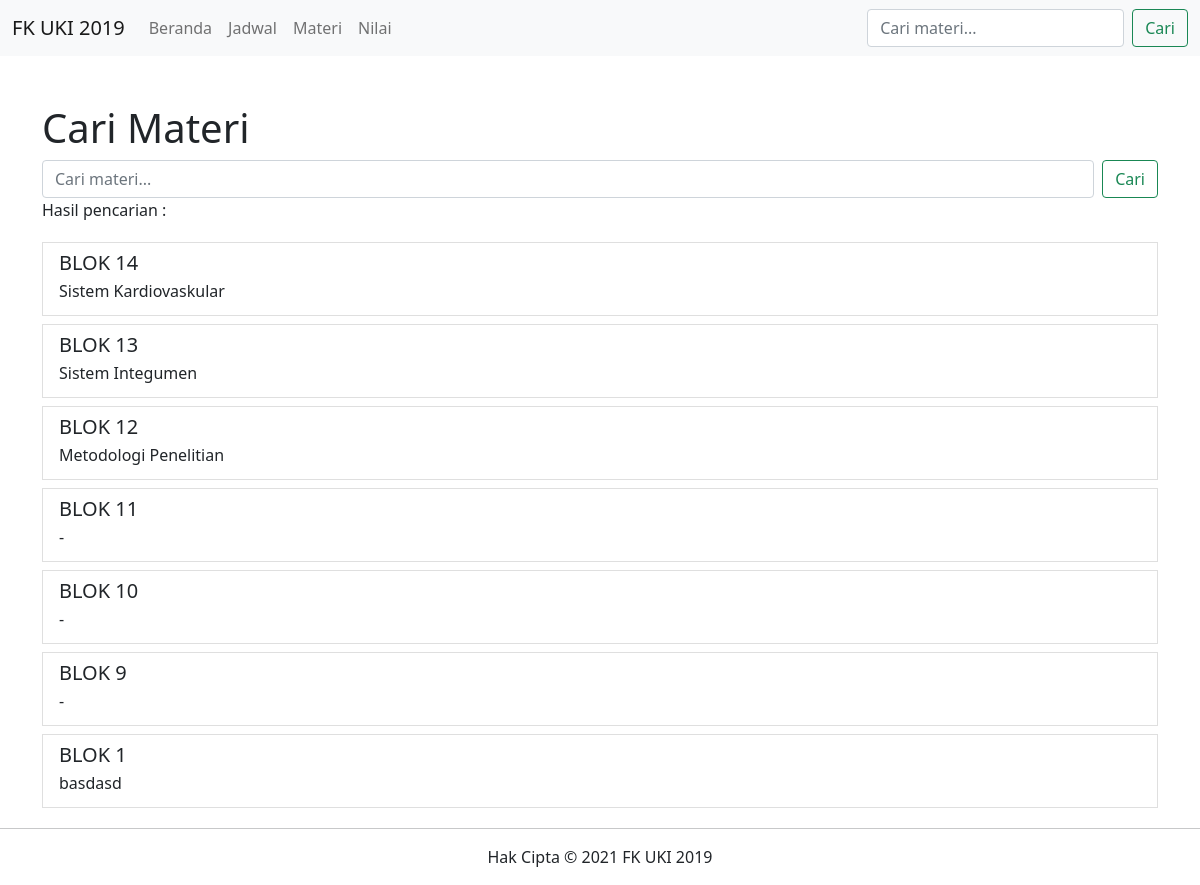
The page /cari/ (signed in) on the database its author committed.
### fkuki2019/models.py (models this page shows, shortened)
class Materi(models.Model):
    title = models.CharField(max_length=255, default='')
    description = models.CharField(max_length=255, default='')
    kuliahpakar = HTMLField(default='', blank=True)
    praktikum = HTMLField(default='', blank=True)
    keterampilanmedis = HTMLField(default='', blank=True)
    slug = models.SlugField(null=False, unique=True)

### main/views.py (the view)
# urls.py: path('cari/', main_views.cari, name='cari'),
@login_required(login_url='/akun/login/')
def cari(request):
    q = request.GET.get('q', None)
    items = ''
    if q == None or q == "":
        materis = Materi.objects.all()
    elif q is not None:
        materis = Materi.objects.filter(Q(title__icontains=q) | Q(description__icontains=q) | Q(kuliahpakar__icontains=q) | Q(praktikum__icontains=q) | Q(keterampilanmedis__icontains=q))
    return render(request, 'main/cari.html', {'materis': materis})

### main/templates/main/cari.html (shortened to what this page needs)
{% extends 'main/base.html' %}
{% block content %}
<div class="container mt-5">
    <section>
        <h1>Cari Materi</h1>
        <form class="d-flex" action="/cari" method="get">
            <input class="form-control me-2" id="q" name="q" value="{{ request.GET.q }}" type="search"
                placeholder="Cari materi..." aria-label="Search">
            <button class="btn btn-outline-success" type="submit">Cari</button>
        </form>
        <p>Hasil pencarian :</p>
    </section>
    <section class="list-group">
        {% for materi in materis %}
        <article>
            <a href="{% url 'materi_detail' materi.slug %}" class="list-group-item list-group-item-action my-1">
                <header class="d-flex w-100 justify-content-between">
                    <h5 class="mb-1">{{ materi.title }}</h5>
                </header>
                <footer class="mb-1">{{ materi.description }}</footer>
            </a>
        </article>
        {% endfor %}
    </section>
</div>
{% endblock %}

### rows shown on the page
Materi: title "BLOK 14", description "Sistem Kardiovaskular"
Materi: title "BLOK 13", description "Sistem Integumen"
Materi: title "BLOK 12", description "Metodologi Penelitian"
Materi: title "BLOK 11", description "-"
Materi: title "BLOK 10", description "-"
Materi: title "BLOK 9", description "-"
Materi: title "BLOK 1", description "basdasd"
